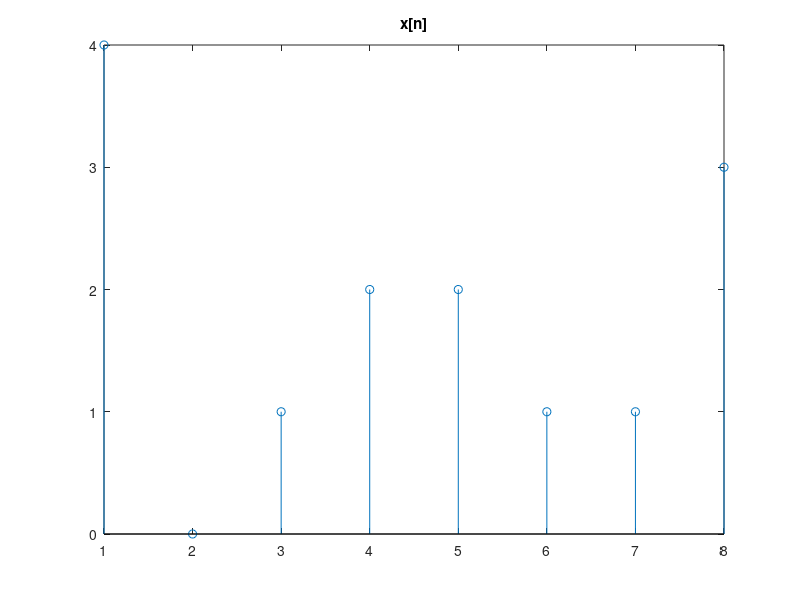
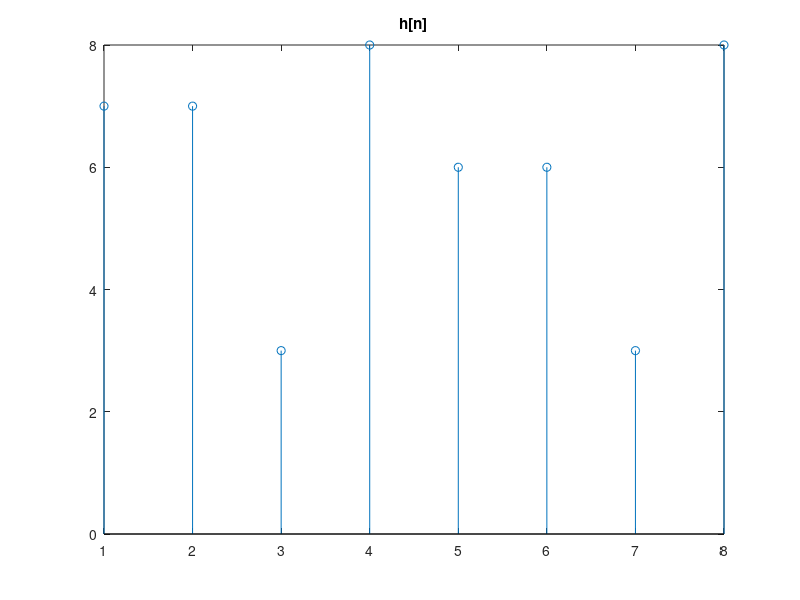
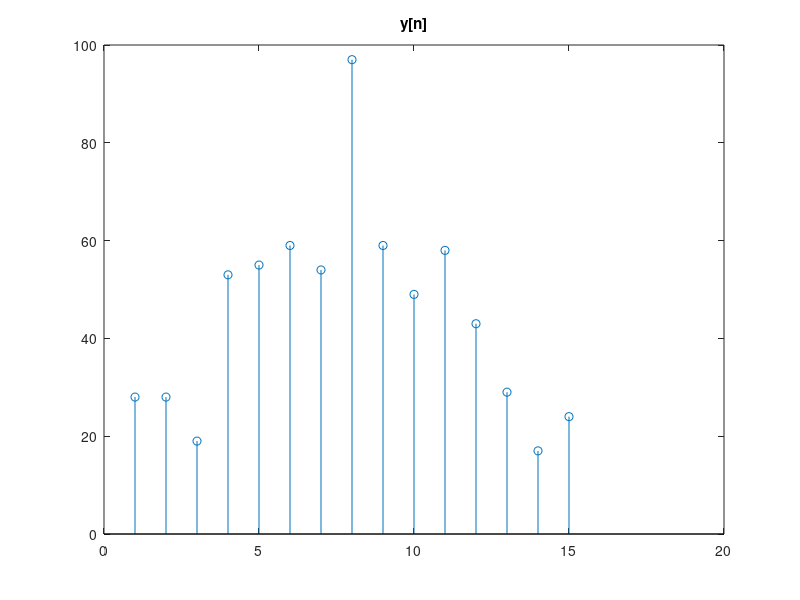
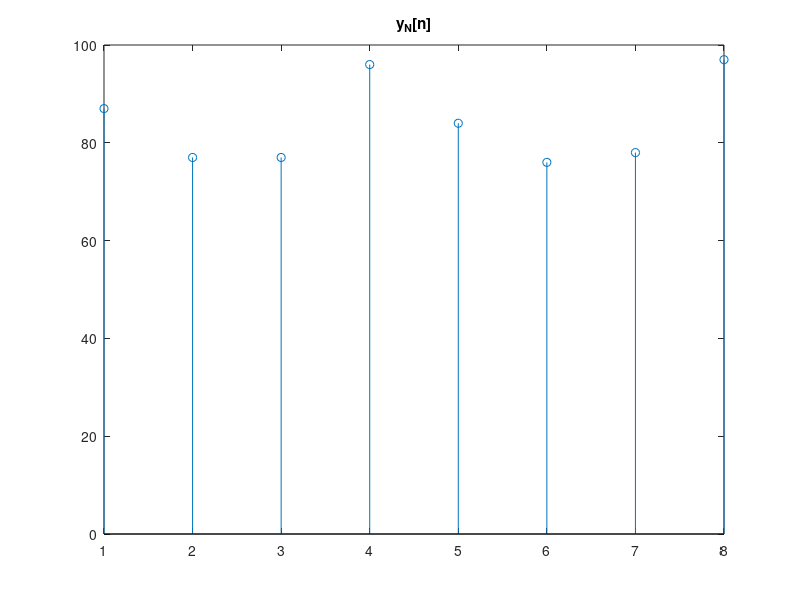

The MATLAB script that drew these images, in order: (Note: this script raises an error after producing the figures.)
%3rd computer asignment, DSP
%Anaies Golboudaghians 40122113


%Q4
clc; clear; close all; close all hidden

%% Part 1
seed = 40122113; % Set the seed value for the random number generator
rng(seed);
% Generate random numbers between 0 and 9
h = randi ([0, 9], 8, 1);
x = [4; 0; 1; 2; 2; 1; 1; 3];

stem(x);
title('x[n]');
figure
stem(h);
title('h[n]');

%% Part 2
y = conv(x,h);
figure
stem(y);
title('y[n]');

%% Part 3
y_c = cconv(x,h,8);
figure
stem(y_c);
title('y_N[n]');

%% Part 4
X = fftANDplot(x);
H = fftANDplot(h);


%% Part 5
Y = X.*H;
y_d = ifft(Y);
figure
stem(y_d);
title("y_d[n]")


function X = fftANDplot(x)
    X = fft(x);
    figure
    % w_sample=1/length(x)*(0:length(x)-1);
    subplot(1,2,1)
    stem(abs(X),"LineWidth",1);
    xlabel('\omega');
    ylabel('|H(e^{j\omega})|')
    hold on
    subplot(1,2,2)
    stem(angle(X),"LineWidth",1);
    xlabel('\omega');
    ylabel('arg(H(e^{j\omega}))')
end